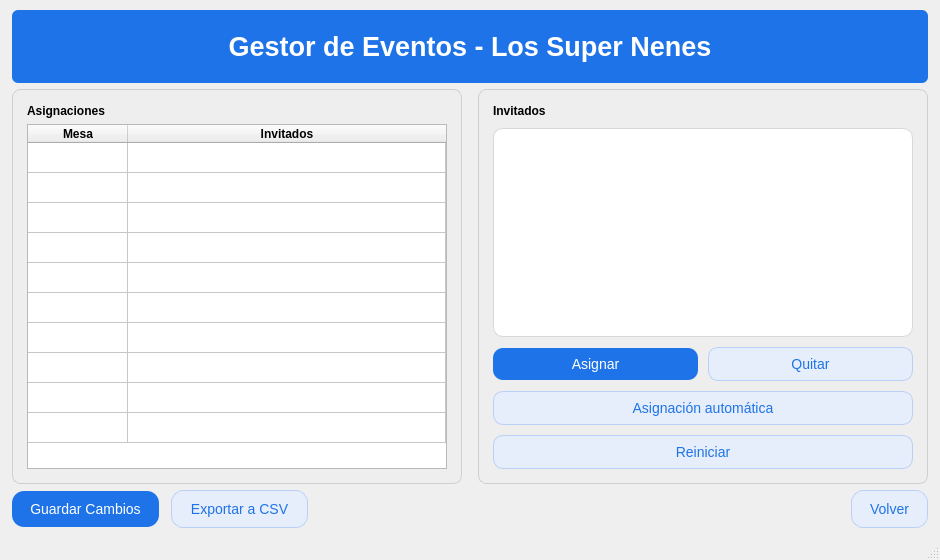
<?xml version="1.0" encoding="UTF-8"?>
<ui version="4.0">
 <class>AsignacionesInvitados</class>
 <widget class="QMainWindow" name="AsignacionesInvitados">
  <property name="geometry">
   <rect>
    <x>0</x>
    <y>0</y>
    <width>940</width>
    <height>560</height>
   </rect>
  </property>
  <property name="windowTitle">
   <string>Gestor de Eventos - Los Super Nenes</string>
  </property>
  <widget class="QWidget" name="centralwidget">
   <layout class="QVBoxLayout" name="vlMain">
    <property name="leftMargin">
     <number>12</number>
    </property>
    <property name="topMargin">
     <number>10</number>
    </property>
    <property name="rightMargin">
     <number>12</number>
    </property>
    <property name="bottomMargin">
     <number>10</number>
    </property>
    <item>
     <widget class="QFrame" name="header">
      <property name="styleSheet">
       <string notr="true">QFrame#header{background:#1E73E8; border-radius:6px; padding:12px;}
QLabel#titulo{color:white; font-size:20pt; font-weight:600;}</string>
      </property>
      <layout class="QHBoxLayout" name="hlHeader">
       <item>
        <widget class="QLabel" name="titulo">
         <property name="text">
          <string>Gestor de Eventos - Los Super Nenes</string>
         </property>
         <property name="alignment">
          <set>Qt::AlignCenter</set>
         </property>
        </widget>
       </item>
      </layout>
     </widget>
    </item>
    <item>
     <layout class="QHBoxLayout" name="hlCenter">
      <property name="spacing">
       <number>16</number>
      </property>
      <item>
       <widget class="QFrame" name="frameAsignaciones">
        <property name="styleSheet">
         <string notr="true">QFrame#frameAsignaciones{background:#eeeeee; border:1px solid #cfcfcf; border-radius:8px;}</string>
        </property>
        <layout class="QVBoxLayout" name="vlAsignaciones">
         <property name="leftMargin">
          <number>14</number>
         </property>
         <property name="topMargin">
          <number>14</number>
         </property>
         <property name="rightMargin">
          <number>14</number>
         </property>
         <property name="bottomMargin">
          <number>14</number>
         </property>
         <item>
          <widget class="QLabel" name="lblAsignaciones">
           <property name="styleSheet">
            <string notr="true">QLabel{font-weight:600;}</string>
           </property>
           <property name="text">
            <string>Asignaciones</string>
           </property>
          </widget>
         </item>
         <item>
          <widget class="QTableWidget" name="tablaAsignaciones">
           <property name="rowCount">
            <number>10</number>
           </property>
           <property name="columnCount">
            <number>2</number>
           </property>
           <attribute name="horizontalHeaderVisible">
            <bool>true</bool>
           </attribute>
           <attribute name="horizontalHeaderStretchLastSection">
            <bool>true</bool>
           </attribute>
           <attribute name="verticalHeaderVisible">
            <bool>false</bool>
           </attribute>
           <row/>
           <row/>
           <row/>
           <row/>
           <row/>
           <row/>
           <row/>
           <row/>
           <row/>
           <row/>
           <column>
            <property name="text">
             <string>Mesa</string>
            </property>
            <property name="font">
             <font>
              <weight>75</weight>
              <bold>true</bold>
             </font>
            </property>
           </column>
           <column>
            <property name="text">
             <string>Invitados</string>
            </property>
            <property name="font">
             <font>
              <weight>75</weight>
              <bold>true</bold>
             </font>
            </property>
           </column>
          </widget>
         </item>
        </layout>
       </widget>
      </item>
      <item>
       <widget class="QFrame" name="frameInvitados">
        <property name="styleSheet">
         <string notr="true">QFrame#frameInvitados{background:#eeeeee; border:1px solid #cfcfcf; border-radius:8px;}
QLabel{font-weight:600;}</string>
        </property>
        <layout class="QVBoxLayout" name="vlInvitados">
         <property name="spacing">
          <number>10</number>
         </property>
         <property name="leftMargin">
          <number>14</number>
         </property>
         <property name="topMargin">
          <number>14</number>
         </property>
         <property name="rightMargin">
          <number>14</number>
         </property>
         <property name="bottomMargin">
          <number>14</number>
         </property>
         <item>
          <widget class="QLabel" name="lblInvitados">
           <property name="text">
            <string>Invitados</string>
           </property>
          </widget>
         </item>
         <item>
          <widget class="QListWidget" name="listaInvitados">
           <property name="styleSheet">
            <string notr="true">QListWidget{background:white; border:1px solid #d8d8d8; border-radius:10px;}</string>
           </property>
          </widget>
         </item>
         <item>
          <layout class="QGridLayout" name="gridButtons">
           <property name="spacing">
            <number>10</number>
           </property>
           <item row="0" column="1">
            <widget class="QPushButton" name="btnQuitar">
             <property name="styleSheet">
              <string notr="true">QPushButton{background:#e6eefb; color:#1E73E8; font-size:10.5pt; border:1px solid #b9cff6; border-radius:10px; padding:8px 16px;} QPushButton:hover{background:#d9e7fb;} QPushButton:pressed{background:#c9dcf7;}</string>
             </property>
             <property name="text">
              <string>Quitar</string>
             </property>
            </widget>
           </item>
           <item row="1" column="0" colspan="2">
            <widget class="QPushButton" name="btnAuto">
             <property name="styleSheet">
              <string notr="true">QPushButton{background:#e6eefb; color:#1E73E8; font-size:10.5pt; border:1px solid #b9cff6; border-radius:10px; padding:8px 16px;} QPushButton:hover{background:#d9e7fb;} QPushButton:pressed{background:#c9dcf7;}</string>
             </property>
             <property name="text">
              <string>Asignación automática</string>
             </property>
            </widget>
           </item>
           <item row="2" column="0" colspan="2">
            <widget class="QPushButton" name="btnReiniciar">
             <property name="styleSheet">
              <string notr="true">QPushButton{background:#e6eefb; color:#1E73E8; font-size:10.5pt; border:1px solid #b9cff6; border-radius:10px; padding:8px 16px;} QPushButton:hover{background:#d9e7fb;} QPushButton:pressed{background:#c9dcf7;}</string>
             </property>
             <property name="text">
              <string>Reiniciar</string>
             </property>
            </widget>
           </item>
           <item row="0" column="0">
            <widget class="QPushButton" name="btnAsignar">
             <property name="styleSheet">
              <string notr="true">QPushButton{background:#1E73E8; color:white; font-size:10.5pt; border-radius:10px; padding:8px 16px;} QPushButton:hover{background:#155FA1;} QPushButton:pressed{background:#134F84;}</string>
             </property>
             <property name="text">
              <string>Asignar</string>
             </property>
            </widget>
           </item>
          </layout>
         </item>
        </layout>
       </widget>
      </item>
     </layout>
    </item>
    <item>
     <layout class="QHBoxLayout" name="hlBottom">
      <property name="spacing">
       <number>12</number>
      </property>
      <item>
       <widget class="QPushButton" name="btnGuardar">
        <property name="styleSheet">
         <string notr="true">QPushButton{background:#1E73E8; color:white; font-size:10.5pt; border-radius:12px; padding:10px 18px;} QPushButton:hover{background:#155FA1;} QPushButton:pressed{background:#134F84;}</string>
        </property>
        <property name="text">
         <string>Guardar Cambios</string>
        </property>
       </widget>
      </item>
      <item>
       <widget class="QPushButton" name="btnExportar">
        <property name="styleSheet">
         <string notr="true">QPushButton{background:#e6eefb; color:#1E73E8; font-size:10.5pt; border:1px solid #b9cff6; border-radius:12px; padding:10px 18px;} QPushButton:hover{background:#d9e7fb;} QPushButton:pressed{background:#c9dcf7;}</string>
        </property>
        <property name="text">
         <string>Exportar a CSV</string>
        </property>
       </widget>
      </item>
      <item>
       <spacer name="spacer">
        <property name="orientation">
         <enum>Qt::Horizontal</enum>
        </property>
        <property name="sizeHint" stdset="0">
         <size>
          <width>40</width>
          <height>20</height>
         </size>
        </property>
       </spacer>
      </item>
      <item>
       <widget class="QPushButton" name="btnVolver">
        <property name="styleSheet">
         <string notr="true">QPushButton{background:#e6eefb; color:#1E73E8; font-size:10.5pt; border:1px solid #b9cff6; border-radius:12px; padding:10px 18px;} QPushButton:hover{background:#d9e7fb;} QPushButton:pressed{background:#c9dcf7;}</string>
        </property>
        <property name="text">
         <string>Volver</string>
        </property>
       </widget>
      </item>
     </layout>
    </item>
   </layout>
  </widget>
  <widget class="QStatusBar" name="statusbar"/>
 </widget>
 <resources/>
 <connections/>
</ui>
